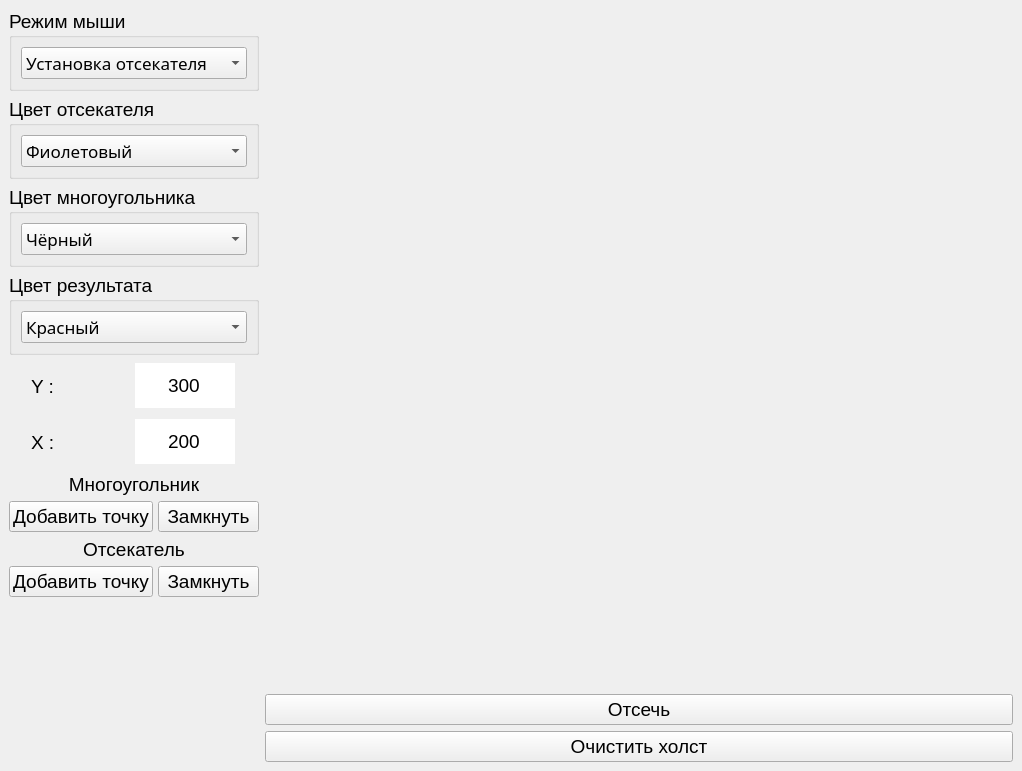
<?xml version="1.0" encoding="UTF-8"?>
<ui version="4.0">
 <class>MainWindow</class>
 <widget class="QMainWindow" name="MainWindow">
  <property name="geometry">
   <rect>
    <x>0</x>
    <y>0</y>
    <width>1022</width>
    <height>771</height>
   </rect>
  </property>
  <property name="font">
   <font>
    <pointsize>14</pointsize>
   </font>
  </property>
  <property name="windowTitle">
   <string>Лабораторная работа №9</string>
  </property>
  <widget class="QWidget" name="centralwidget">
   <layout class="QFormLayout" name="formLayout">
    <item row="0" column="0">
     <layout class="QVBoxLayout" name="verticalLayout">
      <item>
       <layout class="QVBoxLayout" name="verticalLayout_5">
        <item>
         <widget class="QGroupBox" name="groupBox">
          <property name="title">
           <string>Режим мыши</string>
          </property>
          <layout class="QHBoxLayout" name="horizontalLayout">
           <item>
            <widget class="ModeList" name="mode_list">
             <property name="sizePolicy">
              <sizepolicy hsizetype="Preferred" vsizetype="Fixed">
               <horstretch>0</horstretch>
               <verstretch>0</verstretch>
              </sizepolicy>
             </property>
             <property name="maximumSize">
              <size>
               <width>250</width>
               <height>16777215</height>
              </size>
             </property>
             <property name="font">
              <font>
               <family>Chandas</family>
               <pointsize>13</pointsize>
               <weight>50</weight>
               <italic>false</italic>
               <bold>false</bold>
              </font>
             </property>
             <property name="autoFillBackground">
              <bool>false</bool>
             </property>
             <property name="currentIndex">
              <number>1</number>
             </property>
             <item>
              <property name="text">
               <string>Ввод многоугольника</string>
              </property>
             </item>
             <item>
              <property name="text">
               <string>Установка отсекателя</string>
              </property>
             </item>
            </widget>
           </item>
          </layout>
         </widget>
        </item>
        <item>
         <widget class="QGroupBox" name="groupBox_2">
          <property name="title">
           <string>Цвет отсекателя</string>
          </property>
          <layout class="QHBoxLayout" name="horizontalLayout_2">
           <item>
            <widget class="ColorListCutter" name="cutter_color_list">
             <property name="sizePolicy">
              <sizepolicy hsizetype="Preferred" vsizetype="Fixed">
               <horstretch>0</horstretch>
               <verstretch>0</verstretch>
              </sizepolicy>
             </property>
             <property name="maximumSize">
              <size>
               <width>250</width>
               <height>16777215</height>
              </size>
             </property>
             <property name="font">
              <font>
               <family>Chandas</family>
               <pointsize>13</pointsize>
               <weight>50</weight>
               <italic>false</italic>
               <bold>false</bold>
              </font>
             </property>
             <property name="autoFillBackground">
              <bool>false</bool>
             </property>
             <property name="currentIndex">
              <number>7</number>
             </property>
             <item>
              <property name="text">
               <string>Фоновый (белый)</string>
              </property>
             </item>
             <item>
              <property name="text">
               <string>Красный</string>
              </property>
             </item>
             <item>
              <property name="text">
               <string>Синий</string>
              </property>
             </item>
             <item>
              <property name="text">
               <string>Чёрный</string>
              </property>
             </item>
             <item>
              <property name="text">
               <string>Желтый</string>
              </property>
             </item>
             <item>
              <property name="text">
               <string>Оранжевый</string>
              </property>
             </item>
             <item>
              <property name="text">
               <string>Серый</string>
              </property>
             </item>
             <item>
              <property name="text">
               <string>Фиолетовый</string>
              </property>
             </item>
            </widget>
           </item>
          </layout>
         </widget>
        </item>
        <item>
         <widget class="QGroupBox" name="groupBox_3">
          <property name="title">
           <string>Цвет многоугольника</string>
          </property>
          <layout class="QHBoxLayout" name="horizontalLayout_3">
           <item>
            <widget class="ColorListPoly" name="poly_color_list">
             <property name="sizePolicy">
              <sizepolicy hsizetype="Preferred" vsizetype="Fixed">
               <horstretch>0</horstretch>
               <verstretch>0</verstretch>
              </sizepolicy>
             </property>
             <property name="maximumSize">
              <size>
               <width>250</width>
               <height>16777215</height>
              </size>
             </property>
             <property name="font">
              <font>
               <family>Chandas</family>
               <pointsize>13</pointsize>
               <weight>50</weight>
               <italic>false</italic>
               <bold>false</bold>
              </font>
             </property>
             <property name="autoFillBackground">
              <bool>false</bool>
             </property>
             <property name="currentIndex">
              <number>3</number>
             </property>
             <item>
              <property name="text">
               <string>Фоновый (белый)</string>
              </property>
             </item>
             <item>
              <property name="text">
               <string>Красный</string>
              </property>
             </item>
             <item>
              <property name="text">
               <string>Синий</string>
              </property>
             </item>
             <item>
              <property name="text">
               <string>Чёрный</string>
              </property>
             </item>
             <item>
              <property name="text">
               <string>Желтый</string>
              </property>
             </item>
             <item>
              <property name="text">
               <string>Оранжевый</string>
              </property>
             </item>
             <item>
              <property name="text">
               <string>Серый</string>
              </property>
             </item>
             <item>
              <property name="text">
               <string>Фиолетовый</string>
              </property>
             </item>
            </widget>
           </item>
          </layout>
         </widget>
        </item>
        <item>
         <widget class="QGroupBox" name="groupBox_4">
          <property name="title">
           <string>Цвет результата</string>
          </property>
          <layout class="QHBoxLayout" name="horizontalLayout_8">
           <item>
            <widget class="ColorListResult" name="result_color_list">
             <property name="enabled">
              <bool>true</bool>
             </property>
             <property name="sizePolicy">
              <sizepolicy hsizetype="Preferred" vsizetype="Fixed">
               <horstretch>0</horstretch>
               <verstretch>0</verstretch>
              </sizepolicy>
             </property>
             <property name="maximumSize">
              <size>
               <width>250</width>
               <height>16777215</height>
              </size>
             </property>
             <property name="font">
              <font>
               <family>Chandas</family>
               <pointsize>13</pointsize>
               <weight>50</weight>
               <italic>false</italic>
               <bold>false</bold>
              </font>
             </property>
             <property name="autoFillBackground">
              <bool>false</bool>
             </property>
             <property name="currentIndex">
              <number>1</number>
             </property>
             <item>
              <property name="text">
               <string>Фоновый (белый)</string>
              </property>
             </item>
             <item>
              <property name="text">
               <string>Красный</string>
              </property>
             </item>
             <item>
              <property name="text">
               <string>Синий</string>
              </property>
             </item>
             <item>
              <property name="text">
               <string>Чёрный</string>
              </property>
             </item>
             <item>
              <property name="text">
               <string>Желтый</string>
              </property>
             </item>
             <item>
              <property name="text">
               <string>Оранжевый</string>
              </property>
             </item>
             <item>
              <property name="text">
               <string>Серый</string>
              </property>
             </item>
             <item>
              <property name="text">
               <string>Фиолетовый</string>
              </property>
             </item>
            </widget>
           </item>
          </layout>
         </widget>
        </item>
        <item>
         <layout class="QHBoxLayout" name="horizontalLayout_6">
          <property name="spacing">
           <number>2</number>
          </property>
          <item>
           <widget class="QLabel" name="label_9">
            <property name="sizePolicy">
             <sizepolicy hsizetype="Fixed" vsizetype="Fixed">
              <horstretch>0</horstretch>
              <verstretch>0</verstretch>
             </sizepolicy>
            </property>
            <property name="minimumSize">
             <size>
              <width>80</width>
              <height>50</height>
             </size>
            </property>
            <property name="maximumSize">
             <size>
              <width>80</width>
              <height>50</height>
             </size>
            </property>
            <property name="text">
             <string>Y :</string>
            </property>
            <property name="alignment">
             <set>Qt::AlignLeading|Qt::AlignLeft|Qt::AlignVCenter</set>
            </property>
           </widget>
          </item>
          <item>
           <widget class="QSpinBox" name="y_box">
            <property name="minimumSize">
             <size>
              <width>100</width>
              <height>45</height>
             </size>
            </property>
            <property name="maximumSize">
             <size>
              <width>100</width>
              <height>45</height>
             </size>
            </property>
            <property name="wrapping">
             <bool>false</bool>
            </property>
            <property name="frame">
             <bool>false</bool>
            </property>
            <property name="alignment">
             <set>Qt::AlignCenter</set>
            </property>
            <property name="buttonSymbols">
             <enum>QAbstractSpinBox::NoButtons</enum>
            </property>
            <property name="showGroupSeparator" stdset="0">
             <bool>false</bool>
            </property>
            <property name="maximum">
             <number>941</number>
            </property>
            <property name="value">
             <number>300</number>
            </property>
           </widget>
          </item>
         </layout>
        </item>
        <item>
         <layout class="QHBoxLayout" name="horizontalLayout_5">
          <property name="spacing">
           <number>2</number>
          </property>
          <item>
           <widget class="QLabel" name="x_cutter_lbl">
            <property name="sizePolicy">
             <sizepolicy hsizetype="Fixed" vsizetype="Fixed">
              <horstretch>0</horstretch>
              <verstretch>0</verstretch>
             </sizepolicy>
            </property>
            <property name="minimumSize">
             <size>
              <width>80</width>
              <height>50</height>
             </size>
            </property>
            <property name="maximumSize">
             <size>
              <width>80</width>
              <height>50</height>
             </size>
            </property>
            <property name="text">
             <string>X :</string>
            </property>
            <property name="alignment">
             <set>Qt::AlignLeading|Qt::AlignLeft|Qt::AlignVCenter</set>
            </property>
           </widget>
          </item>
          <item>
           <widget class="QSpinBox" name="x_box">
            <property name="minimumSize">
             <size>
              <width>100</width>
              <height>45</height>
             </size>
            </property>
            <property name="maximumSize">
             <size>
              <width>100</width>
              <height>45</height>
             </size>
            </property>
            <property name="wrapping">
             <bool>false</bool>
            </property>
            <property name="frame">
             <bool>false</bool>
            </property>
            <property name="alignment">
             <set>Qt::AlignCenter</set>
            </property>
            <property name="buttonSymbols">
             <enum>QAbstractSpinBox::NoButtons</enum>
            </property>
            <property name="showGroupSeparator" stdset="0">
             <bool>false</bool>
            </property>
            <property name="maximum">
             <number>1236</number>
            </property>
            <property name="value">
             <number>200</number>
            </property>
           </widget>
          </item>
         </layout>
        </item>
        <item>
         <layout class="QVBoxLayout" name="verticalLayout_2">
          <property name="spacing">
           <number>5</number>
          </property>
          <item>
           <widget class="QLabel" name="b_label_8">
            <property name="sizePolicy">
             <sizepolicy hsizetype="Preferred" vsizetype="Preferred">
              <horstretch>0</horstretch>
              <verstretch>0</verstretch>
             </sizepolicy>
            </property>
            <property name="minimumSize">
             <size>
              <width>250</width>
              <height>0</height>
             </size>
            </property>
            <property name="text">
             <string>Многоугольник</string>
            </property>
            <property name="alignment">
             <set>Qt::AlignCenter</set>
            </property>
           </widget>
          </item>
          <item>
           <layout class="QHBoxLayout" name="horizontalLayout_4">
            <item>
             <widget class="QPushButton" name="add_poly_btn">
              <property name="text">
               <string>Добавить точку</string>
              </property>
             </widget>
            </item>
            <item>
             <widget class="QPushButton" name="close_poly_btn">
              <property name="text">
               <string>Замкнуть</string>
              </property>
             </widget>
            </item>
           </layout>
          </item>
         </layout>
        </item>
        <item>
         <layout class="QVBoxLayout" name="verticalLayout_3">
          <property name="spacing">
           <number>5</number>
          </property>
          <item>
           <widget class="QLabel" name="b_label_7">
            <property name="sizePolicy">
             <sizepolicy hsizetype="Preferred" vsizetype="Preferred">
              <horstretch>0</horstretch>
              <verstretch>0</verstretch>
             </sizepolicy>
            </property>
            <property name="minimumSize">
             <size>
              <width>250</width>
              <height>0</height>
             </size>
            </property>
            <property name="text">
             <string>Отсекатель</string>
            </property>
            <property name="alignment">
             <set>Qt::AlignCenter</set>
            </property>
           </widget>
          </item>
          <item>
           <layout class="QHBoxLayout" name="horizontalLayout_7">
            <item>
             <widget class="QPushButton" name="add_cutter_btn">
              <property name="text">
               <string>Добавить точку</string>
              </property>
             </widget>
            </item>
            <item>
             <widget class="QPushButton" name="close_cutter_btn">
              <property name="text">
               <string>Замкнуть</string>
              </property>
             </widget>
            </item>
           </layout>
          </item>
         </layout>
        </item>
       </layout>
      </item>
      <item>
       <spacer name="verticalSpacer">
        <property name="orientation">
         <enum>Qt::Vertical</enum>
        </property>
        <property name="sizeType">
         <enum>QSizePolicy::Expanding</enum>
        </property>
        <property name="sizeHint" stdset="0">
         <size>
          <width>20</width>
          <height>1000</height>
         </size>
        </property>
       </spacer>
      </item>
     </layout>
    </item>
    <item row="0" column="1">
     <layout class="QVBoxLayout" name="verticalLayout_4">
      <item>
       <widget class="Canvas" name="canvas">
        <property name="mouseTracking">
         <bool>true</bool>
        </property>
        <property name="text">
         <string/>
        </property>
        <property name="alignment">
         <set>Qt::AlignLeading|Qt::AlignLeft|Qt::AlignTop</set>
        </property>
       </widget>
      </item>
      <item>
       <widget class="QPushButton" name="cut_btn">
        <property name="text">
         <string>Отсечь</string>
        </property>
       </widget>
      </item>
      <item>
       <widget class="QPushButton" name="clear_btn">
        <property name="text">
         <string>Очистить холст</string>
        </property>
       </widget>
      </item>
     </layout>
    </item>
   </layout>
  </widget>
 </widget>
 <customwidgets>
  <customwidget>
   <class>Canvas</class>
   <extends>QLabel</extends>
   <header>canvas.h</header>
  </customwidget>
  <customwidget>
   <class>ColorListCutter</class>
   <extends>QComboBox</extends>
   <header>properties/color.h</header>
  </customwidget>
  <customwidget>
   <class>ModeList</class>
   <extends>QComboBox</extends>
   <header>properties/mode.h</header>
  </customwidget>
  <customwidget>
   <class>ColorListPoly</class>
   <extends>QComboBox</extends>
   <header>properties/color.h</header>
  </customwidget>
  <customwidget>
   <class>ColorListResult</class>
   <extends>QComboBox</extends>
   <header>properties/color.h</header>
  </customwidget>
 </customwidgets>
 <resources/>
 <connections/>
</ui>
